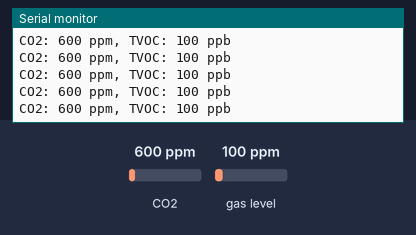
The sketch below on a simulated Arduino Uno, built with avr-gcc and run on an emulated ATmega328P. Parts: the last lines printed to the serial monitor. The inputs (shaded band) are chosen by the test bench; at power-on: gas level 100 ppm, CO2 600 ppm.

Above: at 1.2 s.
1.3 s: gas level set to 20 ppm
At 2.0 s:
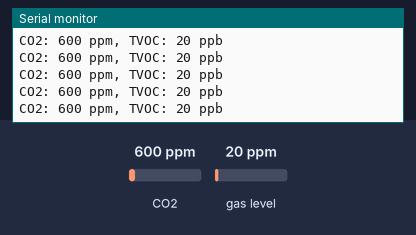
4.3 s: CO2 set to 1050 ppm
At 5.3 s:
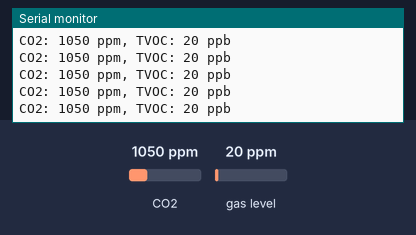
7.3 s: CO2 set to 452 ppm
At 8.1 s:
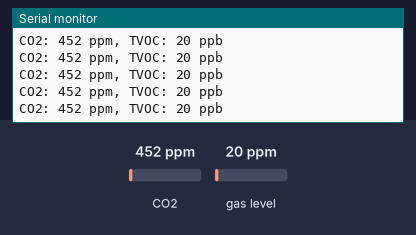
10.3 s: gas level set to 250 ppm
At 10.9 s:
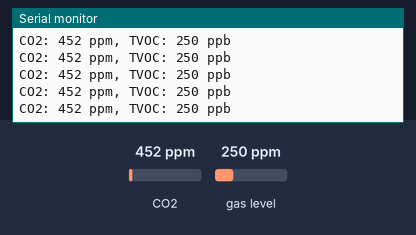
13.3 s: CO2 set to 1700 ppm
At 14.1 s:
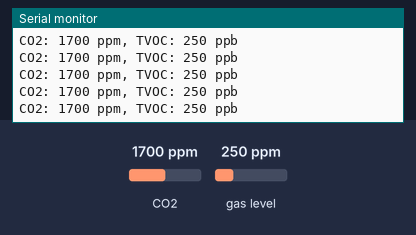
Timing chart, 0 to 16.3 s (numbered marks = the images above; inputs shaded):
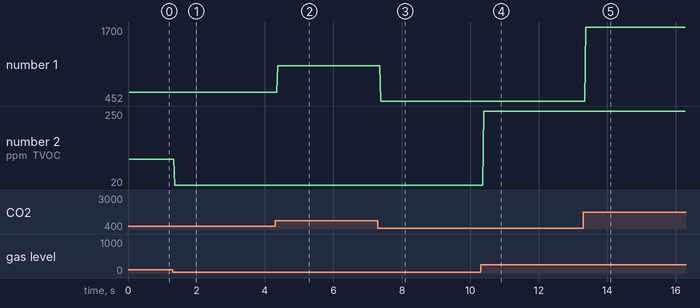

Measured:
- after the input at 1.3 s, the serial monitor: prints a new line after 0.07 s (image 1)
- after the input at 4.3 s, the serial monitor: prints a new line after 0.07 s (image 2)
- after the input at 7.3 s, the serial monitor: prints a new line after 0.09 s (image 3)
- after the input at 10.3 s, the serial monitor: prints a new line after 0.08 s (image 4)
- after the input at 13.3 s, the serial monitor: prints a new line after 0.07 s (image 5)
- plotted number 1: 600 → 1050 after the input at 4.3 s, 1050 → 452 after the input at 7.3 s, 452 → 1700 after the input at 13.3 s
- plotted number 2: 100 → 20 after the input at 1.3 s, 20 → 250 after the input at 10.3 s

The sketch:

CCS811_CO2_sensor_SFE.ino
```cpp
/*
   CCS811 CO2 and TVOC sensor from AMS
   (data sheet: https://ams.com/documents/20143/36005/CCS811_DS000459_7-00.pdf/3cfdaea5-b602-fe28-1a14-18776b61a35a

   This example reads the sensor and prints out the basic data.

   Circuit:
   - CCS811 sensor SDA attached to SDA pin (A4 on Nano and Uno boards)
   - CCS811 SCL attached to SCL pin (A5 on Nano/Uno)
   - CCS811 RST pin attached through 10Kilohn resistor to +V

  Uses Sparkfun's library for the sensor (see my other example for the Adafruit library)
  Adafruit's CCS811 breakout board uses I2C address 0x5A; Sparkfun's
  breakout board uses 0x5B. Change the CCS_ADDR to adjust for your board.

  created 30 Jan 2020
  by Tom Igoe
  based on Sparkfun library examples
*/

#include <SparkFunCCS811.h>
#define CCS_ADDR 0x5B // adafruit board uses 0x5A; Sparkfun uses 0x5B

// make an instance of the sensor library:
CCS811 sensor(CCS_ADDR);

void setup() {
  // initialize serial communication
  Serial.begin(9600);
  // the Sparkfun library doesn't initialize the Wire (I2C) library
  // automatically, so you have to do it:
  Wire.begin();

  // initialize the sensor. Sparkfun does begin() differently than most
  // Arduino libraries, in that if begin() succeeds, it returns 0,
  // meaning no error (for most libraries, successful begin() returns 1):
  if (sensor.begin() > 0) {
    Serial.println("Failed to contact sensor. Check wiring.");
    return;
  }
}

void loop() {
  // if the sensor is ready to deliver results:
  if (sensor.dataAvailable()) {
    // try to read the sensor.
    // if sensor reading produces an error, skip the rest:
    if (sensor.readAlgorithmResults()) return;

    // otherwise, read the sensors:
    int co2 = sensor.getCO2();
    int tvoc = sensor.getTVOC();

    // print the results:
    Serial.print("CO2: ");
    Serial.print(co2);
    Serial.print(" ppm, TVOC: ");
    Serial.print(tvoc);
    Serial.println(" ppb");
  }
}
```
